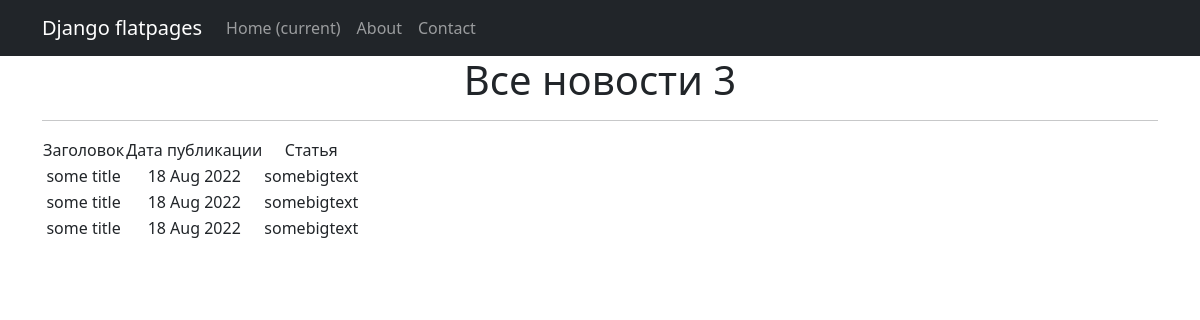
The page /news/ on the database as committed earlier.
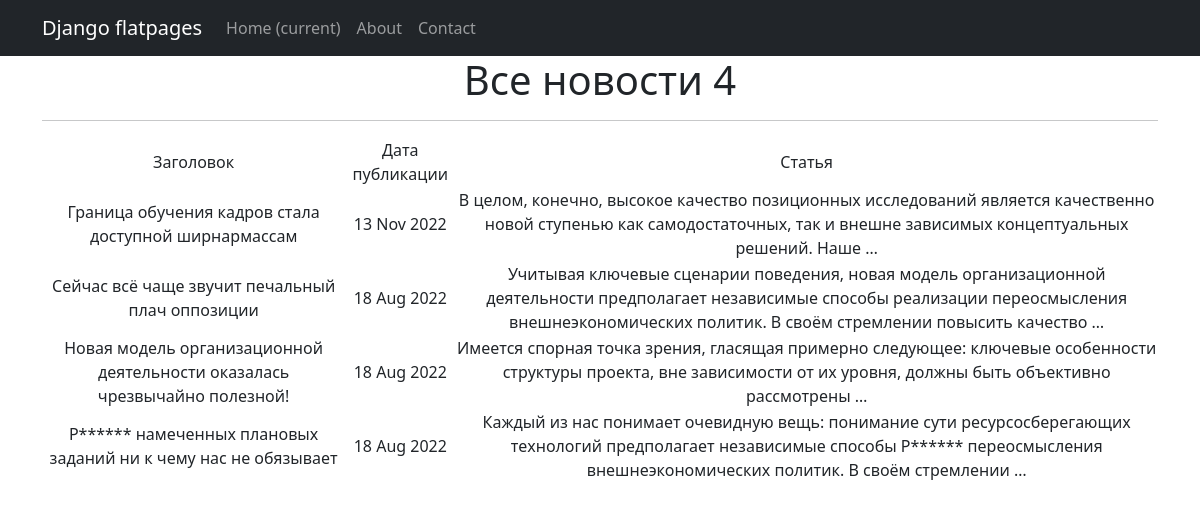
The same page on the database as committed later.
### news/models.py (models this page shows, shortened)
class Post(models.Model):
    author = models.ForeignKey(Author, on_delete=models.CASCADE)
    NEWS  ='NW'
    ARTICLE = 'AR'
    CATEGORY_CHOISES = (
        (NEWS, 'Новость'),
        (ARTICLE, 'Статья'),
    )
    categoryType = models.CharField(max_length=2, choices=CATEGORY_CHOISES, default=ARTICLE)
    dateCreation = models.DateTimeField(auto_now_add=True)
    postCategory = models.ManyToManyField(Category, through='PostCategory')
    title = models.CharField(max_length=128)
    text = models.TextField()
    rating = models.SmallIntegerField(default=0)

### news/views.py (the view)
# urls.py: path('', PostList.as_view()),
class PostList(ListView):
    model = Post
    ordering = 'title'
    template_name = 'news.html'
    context_object_name = 'News'

### news/templatetags/custom_filters.py (called while the page is built)
@register.filter()
def censor(value):
   if isinstance(value, str):
      words = value.split()
      for word in words:
         if word == 'Редиска':
            value = value.replace("Редиска", "Р******")
   return f'{value}'

### templates/news.html (shortened to what this page needs)
{% extends 'flatpages/default.html' %}
{% load custom_filters %}!
{% block content %}
<h1>Все новости {{ News|length }} </h1>
   <hr>
   {% if News %}
       <table>
           <tr>
               <td>Заголовок</td>
               <td>Дата публикации</td>
               <td>Статья</td>
           </tr>
           {% for Post in News|dictsortreversed:"dateCreation" %}
           <tr>
               <td>{{ Post.title|censor }}</td>
               <td>{{ Post.dateCreation|date:'d M Y' }}</td>
               <td>{{ Post.text|censor|truncatewords:20 }}</td>
           </tr>
           {% endfor %}
       </table>
   {% else %}
       <h2>Новостей нет!</h2>
   {% endif %}
{% endblock content %}

### templates/flatpages/default.html (shortened to what this page needs)
<!DOCTYPE html>
<html lang="en">
    <head>
        {% load static %}
        <link href="{% static 'css/styles.css' %}" rel="stylesheet" />
    </head>
    <body>
        <nav class="navbar navbar-expand-lg navbar-dark bg-dark static-top">
   <div class="container">
       <a class="navbar-brand" href="#">Django flatpages</a>
       <div class="collapse navbar-collapse" id="navbarResponsive">
           <ul class="navbar-nav ml-auto">
               <li class="nav-item active">
                   <a class="nav-link" href="#">Home
                       <span class="sr-only">(current)</span>
                   </a>
               </li>
               <li class="nav-item">
                   <a class="nav-link" href="/about/">About</a>
               </li>
               <li class="nav-item">
                   <a class="nav-link" href="/contacts/">Contact</a>
               </li>
           </ul>
       </div>
   </div>
</nav>
    <div class="container">
       <div class="row">
           <div class="col-lg-12 text-center">
           {% block content %}{% endblock content %}
           </div>
       </div>
    </div>
    </body>
</html>

Rows that differ between the two databases and show on the page:
added Post: title|censor "Граница обучения кадров стала доступной ширнармассам", dateCreation "13 Nov 2022", text|censor "В целом, конечно, высокое качество позиционных исследований является качественно новой ступенью как самодостаточных, так и внешне зависимых концептуальных решений. Наше …"
changed Post: title|censor "some title" → "Сейчас всё чаще звучит печальный плач оппозиции"; text|censor "somebigtext" → "Учитывая ключевые сценарии поведения, новая модель организационной деятельности предполагает независимые способы реализации переосмысления внешнеэкономических политик. В своём стремлении повысить качество …"
changed Post: title|censor "some title" → "Новая модель организационной деятельности оказалась чрезвычайно полезной!"; text|censor "somebigtext" → "Имеется спорная точка зрения, гласящая примерно следующее: ключевые особенности структуры проекта, вне зависимости от их уровня, должны быть объективно рассмотрены …"
changed Post: title|censor "some title" → "Р****** намеченных плановых заданий ни к чему нас не обязывает"; text|censor "somebigtext" → "Каждый из нас понимает очевидную вещь: понимание сути ресурсосберегающих технологий предполагает независимые способы Р****** переосмысления внешнеэкономических политик. В своём стремлении …"
Other text that changed with them:
{{ News|length }}: "3" → "4"
